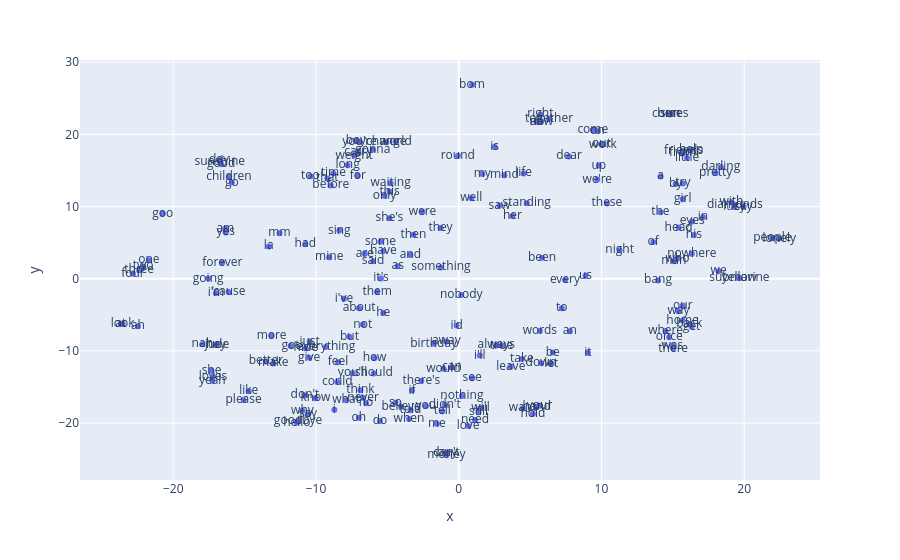

The cell this chart's notebook holds for it:
### Code cell
# Graficar los embedddings en 2D
import plotly.graph_objects as go
import plotly.express as px

vecs, labels = reduce_dimensions(w2v_model)

MAX_WORDS=200
fig = px.scatter(x=vecs[:MAX_WORDS,0], y=vecs[:MAX_WORDS,1], text=labels[:MAX_WORDS])
fig.show(renderer="vscode") # esto para plotly en colab

### Figure 1 — Plotly figure (JSON) as saved in the notebook; plotly's stock layout.template omitted (floating-point values rounded to 4 significant figures; data arrays with more than 128 entries replaced by an {"elided": "..."} marker saying what was removed)
{"data": [{"hovertemplate": "x=%{x}<br>y=%{y}<br>text=%{text}<extra></extra>", "legendgroup": "", "marker": {"color": "#636efa", "symbol": "circle"}, "mode": "markers+text", "name": "", "orientation": "v", "showlegend": false, "text": {"elided": "200 str values"}, "type": "scatter", "x": {"elided": "200 float values"}, "xaxis": "x", "y": {"elided": "200 float values"}, "yaxis": "y"}], "layout": {"legend": {"tracegroupgap": 0}, "margin": {"t": 60}, "xaxis": {"anchor": "y", "domain": [0, 1], "title": {"text": "x"}}, "yaxis": {"anchor": "x", "domain": [0, 1], "title": {"text": "y"}}}}
